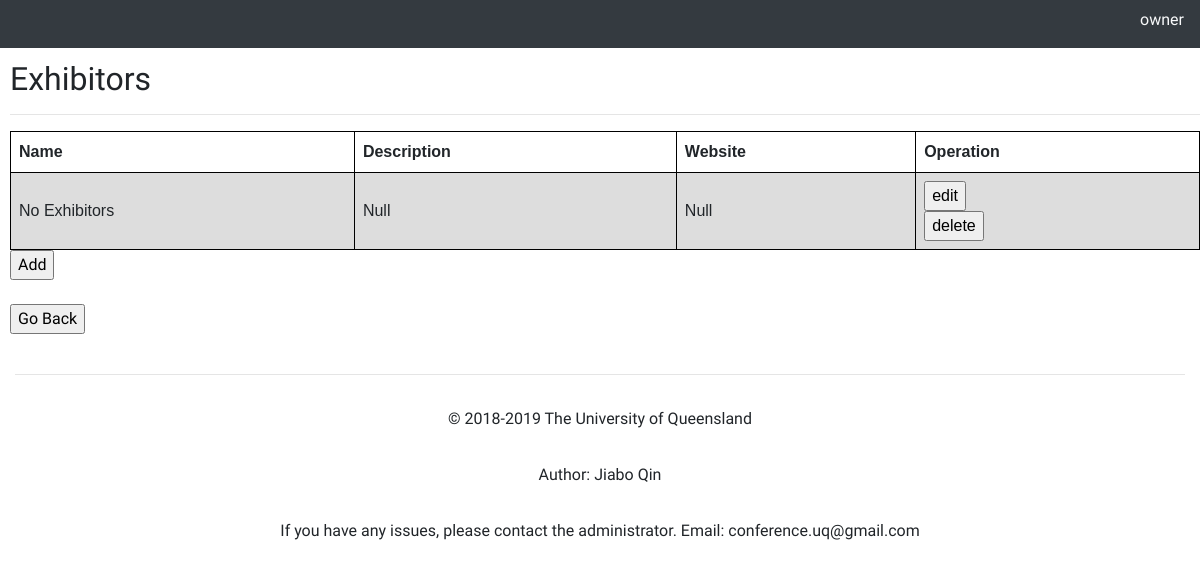
Page /uploading-2.0/exhibitors_list.php (signed in) on the committed database.
### tables this page shows
CREATE TABLE `EXHIBITORS` (
  `Exhibitors_ID` int(11) NOT NULL,
  `Con_ID` int(11) NOT NULL,
  `Exhibitors_Name` varchar(100) NOT NULL,
  `Exhibitors_Description` varchar(100) NOT NULL,
  `Exhibitors_Website` varchar(100) NOT NULL
);

### uploading-2.0/exhibitors_list.php (the view, shortened to what this page needs)
<!DOCTYPE HTML>
<html>
<head>
  <?php
  include('templates/header.php');
  include('templates/nav.php');
  $Admin_ID = $_SESSION['User_ID'];
  $sql = "SELECT * FROM EXHIBITORS WHERE Con_ID = '$Admin_ID'";
  $result = mysqli_query($conn, $sql);
  echo "<div style='margin-top:5%; margin-left:10px'>";
  echo "<h2>Exhibitors</h2>";
  echo "<hr />";
  if (mysqli_num_rows($result) > 0) {
      echo '<table>
      <tr>
        <th>Name</th>
        <th>Description</th>
        <th>Website</th>
        <th>Operation</th>
      </tr>';
      while($row = mysqli_fetch_assoc($result)) {
        $sch_ID = $row["Exhibitors_ID"];
        echo '
          <tr>
            <td>'. $row["Exhibitors_Name"]. '</td>
            <td>'. $row["Exhibitors_Description"]. '</td>
            <td>'. $row["Exhibitors_Website"]. '</td>
            <td>
            <form method="post" action="exhibitors_edit.php">
            <input type="hidden" value='. $sch_ID .' placeholder="Title" name="ID">
            <input type="submit" name="submit" value="edit" />
            </form>
            <form method="post" action="exhibitors_delete.php">
            <input type="hidden" value='. $sch_ID .' placeholder="Title" name="ID">
            <input type="submit" name="submit" value="delete" />
            </form>
            </td>
          </tr>';
        }
          echo '
        </table>
        <a href="exhibitors_add.php"><input type="button" value="Add"></a>
        <br>
      ';
  } else {
      echo '0 results
      <br>
      <a href="exhibitors_add.php"><input type="button" value="Add"></a><br>';
  }
  echo '<br><a href="main_page.php"><input type="button" value="Go Back" name="Add User"></a>';
  echo "</div>";
  include('templates/footer.php');
  ?>

### uploading-2.0/templates/nav.php (style rules this page uses)
body { margin: 0; font-family: Arial, Helvetica, sans-serif; }

### uploading-2.0/exhibitors_list.php (style rules this page uses)
table { font-family: arial, sans-serif; border-collapse: collapse; width: 100%; }
td, th { border: 1px solid #000000; text-align: left; padding: 8px; }
tr:nth-child(even) { background-color: #dddddd; }

### rows in the picture
exhibitors: Exhibitors_Name "No Exhibitors", Exhibitors_Description "Null", Exhibitors_Website "Null"

### other values in the picture
$_SESSION['Username'] "owner"
